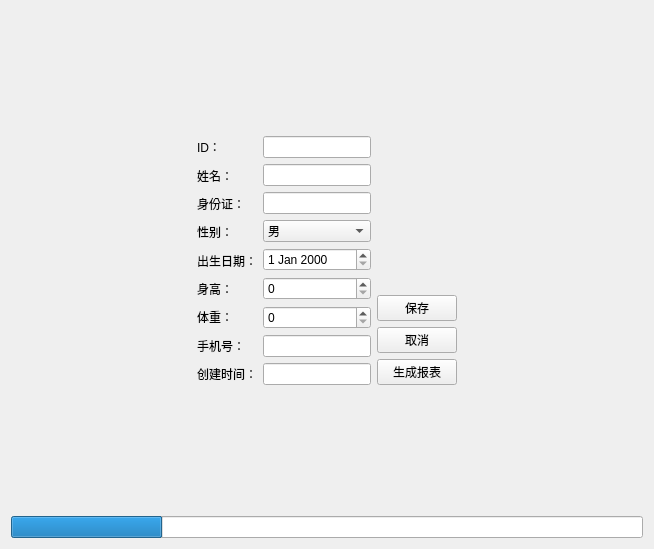
<?xml version="1.0" encoding="UTF-8"?>
<ui version="4.0">
 <class>PatientEditView</class>
 <widget class="QWidget" name="PatientEditView">
  <property name="geometry">
   <rect>
    <x>0</x>
    <y>0</y>
    <width>654</width>
    <height>549</height>
   </rect>
  </property>
  <property name="windowTitle">
   <string>编辑患者信息</string>
  </property>
  <layout class="QVBoxLayout" name="verticalLayout_4">
   <item>
    <spacer name="verticalSpacer_3">
     <property name="orientation">
      <enum>Qt::Vertical</enum>
     </property>
     <property name="sizeHint" stdset="0">
      <size>
       <width>20</width>
       <height>80</height>
      </size>
     </property>
    </spacer>
   </item>
   <item>
    <layout class="QHBoxLayout" name="horizontalLayout_2">
     <item>
      <spacer name="horizontalSpacer">
       <property name="orientation">
        <enum>Qt::Horizontal</enum>
       </property>
       <property name="sizeHint" stdset="0">
        <size>
         <width>78</width>
         <height>20</height>
        </size>
       </property>
      </spacer>
     </item>
     <item>
      <layout class="QHBoxLayout" name="horizontalLayout">
       <item>
        <layout class="QVBoxLayout" name="verticalLayout">
         <item>
          <widget class="QLabel" name="label">
           <property name="text">
            <string>ID：</string>
           </property>
          </widget>
         </item>
         <item>
          <widget class="QLabel" name="label_2">
           <property name="text">
            <string>姓名：</string>
           </property>
          </widget>
         </item>
         <item>
          <widget class="QLabel" name="label_3">
           <property name="text">
            <string>身份证：</string>
           </property>
          </widget>
         </item>
         <item>
          <widget class="QLabel" name="label_4">
           <property name="text">
            <string>性别：</string>
           </property>
          </widget>
         </item>
         <item>
          <widget class="QLabel" name="label_5">
           <property name="text">
            <string>出生日期：</string>
           </property>
          </widget>
         </item>
         <item>
          <widget class="QLabel" name="label_6">
           <property name="text">
            <string>身高：</string>
           </property>
          </widget>
         </item>
         <item>
          <widget class="QLabel" name="label_7">
           <property name="text">
            <string>体重：</string>
           </property>
          </widget>
         </item>
         <item>
          <widget class="QLabel" name="label_8">
           <property name="text">
            <string>手机号：</string>
           </property>
          </widget>
         </item>
         <item>
          <widget class="QLabel" name="label_9">
           <property name="text">
            <string>创建时间：</string>
           </property>
          </widget>
         </item>
        </layout>
       </item>
       <item>
        <layout class="QVBoxLayout" name="verticalLayout_2">
         <item>
          <widget class="QLineEdit" name="dbEditID"/>
         </item>
         <item>
          <widget class="QLineEdit" name="dbEditName"/>
         </item>
         <item>
          <widget class="QLineEdit" name="dbEditIDCard"/>
         </item>
         <item>
          <widget class="QComboBox" name="dbComboSex">
           <item>
            <property name="text">
             <string>男</string>
            </property>
           </item>
           <item>
            <property name="text">
             <string>女</string>
            </property>
           </item>
          </widget>
         </item>
         <item>
          <widget class="QDateEdit" name="dbDataEditDOB"/>
         </item>
         <item>
          <widget class="QSpinBox" name="dbSpinHeight"/>
         </item>
         <item>
          <widget class="QSpinBox" name="dbSpinWeight"/>
         </item>
         <item>
          <widget class="QLineEdit" name="dbEditMobile"/>
         </item>
         <item>
          <widget class="QLineEdit" name="dbCreatedTimeStamp"/>
         </item>
        </layout>
       </item>
       <item>
        <layout class="QVBoxLayout" name="verticalLayout_3">
         <item>
          <spacer name="verticalSpacer">
           <property name="orientation">
            <enum>Qt::Vertical</enum>
           </property>
           <property name="sizeHint" stdset="0">
            <size>
             <width>20</width>
             <height>40</height>
            </size>
           </property>
          </spacer>
         </item>
         <item>
          <widget class="QPushButton" name="pushButton">
           <property name="text">
            <string>保存</string>
           </property>
          </widget>
         </item>
         <item>
          <widget class="QPushButton" name="pushButton_2">
           <property name="text">
            <string>取消</string>
           </property>
          </widget>
         </item>
         <item>
          <widget class="QPushButton" name="btReport">
           <property name="text">
            <string>生成报表</string>
           </property>
          </widget>
         </item>
        </layout>
       </item>
      </layout>
     </item>
     <item>
      <spacer name="horizontalSpacer_2">
       <property name="orientation">
        <enum>Qt::Horizontal</enum>
       </property>
       <property name="sizeHint" stdset="0">
        <size>
         <width>77</width>
         <height>20</height>
        </size>
       </property>
      </spacer>
     </item>
    </layout>
   </item>
   <item>
    <spacer name="verticalSpacer_2">
     <property name="orientation">
      <enum>Qt::Vertical</enum>
     </property>
     <property name="sizeHint" stdset="0">
      <size>
       <width>20</width>
       <height>80</height>
      </size>
     </property>
    </spacer>
   </item>
   <item>
    <widget class="QProgressBar" name="progressBar">
     <property name="value">
      <number>24</number>
     </property>
     <property name="textVisible">
      <bool>false</bool>
     </property>
    </widget>
   </item>
  </layout>
 </widget>
 <resources/>
 <connections/>
</ui>
